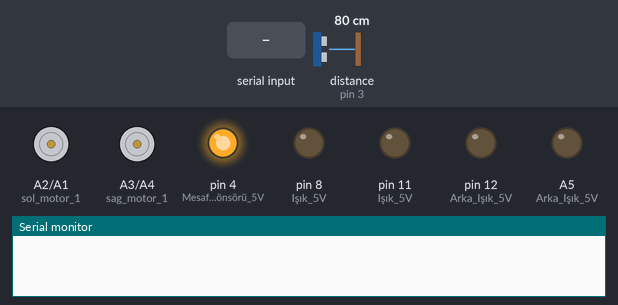
Simulated run of this sketch. Board: Arduino Uno, built with avr-gcc and run on an emulated ATmega328P. Parts: motor-driver pin pairs drawn as motors (green arrow = first pin HIGH = forward, orange = second pin HIGH = backward, longer = more drive, scaled by the enable pin), output pins drawn as LEDs (lit = HIGH), the last lines printed to the serial monitor. Inputs (shaded band) come from the test bench; at power-on: distance to the obstacle (sensor on pin 3) 80 cm. The echo pulse lasts 58.3 µs per cm; pins used as bus, display or sensor lines are not drawn.

Above: at 1.2 s.
1.3 s: "F" received over the second serial link
At 2.0 s:
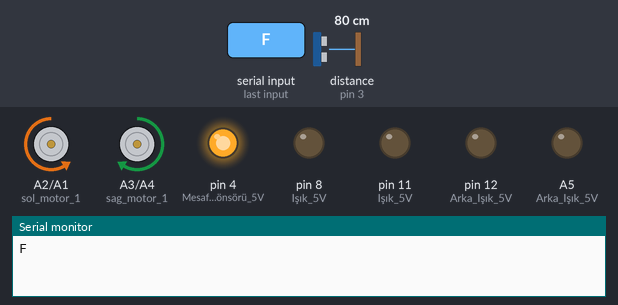
2.8 s: "B" received over the second serial link
At 3.1 s:
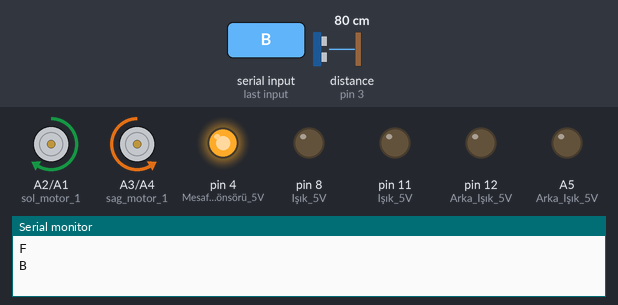
4.3 s: "L" received over the second serial link
At 5.3 s:
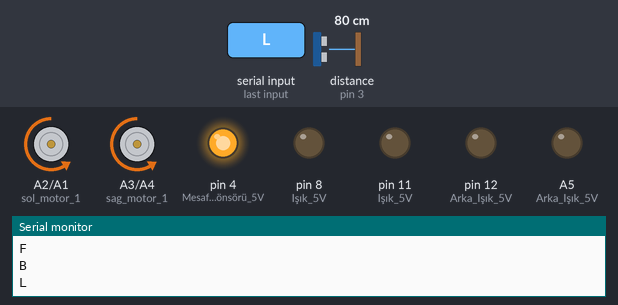
5.8 s: "R" received over the second serial link
At 6.4 s:
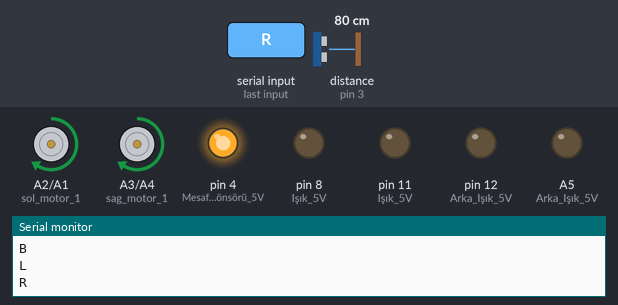
7.3 s: "1" received over the second serial link
At 7.6 s:
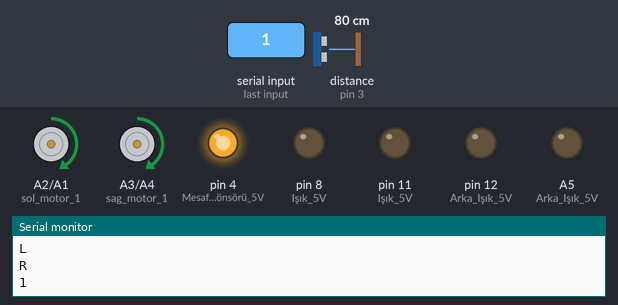
8.8 s: "6" received over the second serial link
At 9.9 s:
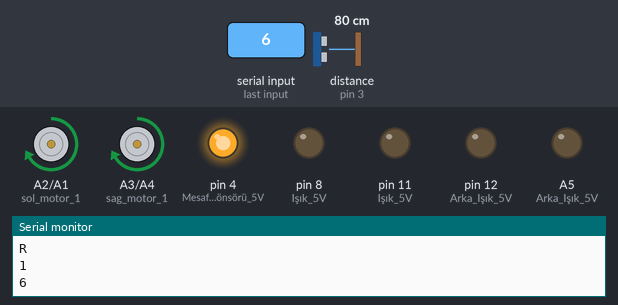
Timing chart, 0 to 11.3 s (numbered marks = the images above; inputs shaded):
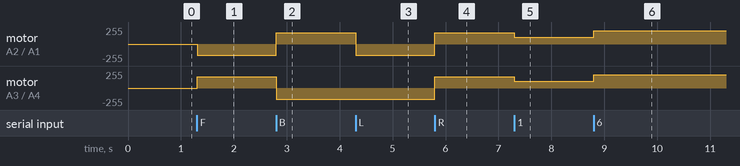

The sketch:

RoboEnes.ino
```cpp
#include <SoftwareSerial.h>
SoftwareSerial mySerial(9, 10); // RX, TX
char data;

#define sol_motor_1 A2
#define sol_motor_2 A1
#define sag_motor_1 A3
#define sag_motor_2 A4
#define trig 2
#define echo 3
#define sol_motor_en 6
#define sag_motor_en 5

void setup() {
pinMode(A1,OUTPUT);   //Sol Motor 2
pinMode(A2,OUTPUT);   //Sol Motor 1
pinMode(A3,OUTPUT);   //Sağ Motor 1
pinMode(A4,OUTPUT);   //Sağ Motor 2
pinMode(5,OUTPUT);   //Sağ Motor EN
pinMode(6,OUTPUT);   //Sol Motor EN
pinMode(2,OUTPUT);   //TrigPin
pinMode(3,INPUT);   //EchoPin
pinMode(4,OUTPUT);  //Mesafe sönsörü 5V
pinMode(11,OUTPUT);  //Işık 5V
pinMode(5,OUTPUT);  //Işık 5V
pinMode(8,OUTPUT);  //Işık 5V
pinMode(12, OUTPUT); //Arka Işık 5V
pinMode(A5, OUTPUT); //Arka Işık 5V
pinMode(1, OUTPUT); //Arka Işık GND
pinMode(13, OUTPUT); //Arka Işık GND

analogWrite(5,170);
analogWrite(6,170);
digitalWrite(4,HIGH);
digitalWrite(1,LOW);
digitalWrite(13,LOW);
digitalWrite(8,LOW);

Serial.begin(9600);
mySerial.begin(9600);
}

void ileri(){
  if(!engel()){
    digitalWrite(sol_motor_1, LOW);
    digitalWrite(sol_motor_2, HIGH);
    digitalWrite(sag_motor_1, HIGH);
    digitalWrite(sag_motor_2, LOW);
  }
  else{
    dur();
  }

}

void geri(){


  digitalWrite(sol_motor_1, HIGH);
  digitalWrite(sol_motor_2, LOW);
  digitalWrite(sag_motor_1, LOW);
  digitalWrite(sag_motor_2, HIGH);


}

void sol(){
  digitalWrite(sol_motor_1, HIGH);
  digitalWrite(sol_motor_2, LOW);
  digitalWrite(sag_motor_1, HIGH);
  digitalWrite(sag_motor_2, LOW);

}


void sag(){

    digitalWrite(sol_motor_1, LOW);
  digitalWrite(sol_motor_2, HIGH);
  digitalWrite(sag_motor_1, LOW);
  digitalWrite(sag_motor_2, HIGH);

}

bool engel(){
  long duration, distance;
  digitalWrite(trig, LOW);
  delayMicroseconds(2);
  digitalWrite(trig, HIGH);
  delayMicroseconds(10);
  digitalWrite(trig, LOW);
  duration = pulseIn(echo, HIGH);
  distance = (duration/2) / 29.1;

  if(distance < 15){
    return true;
  }
  else{
    return false;
  }
}

void dur(){

  digitalWrite(sol_motor_1, LOW);
  digitalWrite(sol_motor_2, LOW);
  digitalWrite(sag_motor_1, LOW);
  digitalWrite(sag_motor_2, LOW);

}

void loop() {

if(mySerial.available()){
  data = mySerial.read();
  Serial.println(data);
}

if(data == 'F'){
 ileri();
}

else if(data == 'B'){
  geri();
}

else if(data == 'L'){
  sag();
}

else if(data == 'R'){
   sol();
}
else if(data == '1'){
    analogWrite(5,100);
    analogWrite(6,100);
}
else if(data == '2'){
    analogWrite(5,125);
    analogWrite(6,125);
}
else if(data == '3'){
    analogWrite(5,150);
    analogWrite(6,150);
}
else if(data == '4'){
    analogWrite(5,175);
    analogWrite(6,175);
}
else if(data == '5'){
    analogWrite(5,185);
    analogWrite(6,185);
}
else if(data == '6'){
    analogWrite(5,200);
    analogWrite(6,200);
}
else if(data == '7'){
    analogWrite(5,215);
    analogWrite(6,215);
}
else if(data == '8'){
    analogWrite(5,230);
    analogWrite(6,230);
}
else if(data == '9'){
    analogWrite(5,255);
    analogWrite(6,255);
}
else if(data == 'W'){
    digitalWrite(11, HIGH);
    digitalWrite(7, HIGH);
}
else if(data == 'w'){
    digitalWrite(11, LOW);
    digitalWrite(7, LOW);
}

else if(data == 'U'){
    digitalWrite(12, HIGH);
    digitalWrite(A5, HIGH);
}
else if(data == 'u'){
    digitalWrite(12, LOW);
    digitalWrite(A5, LOW);
}
else if (data == 'X'){
    digitalWrite(12, HIGH);
    digitalWrite(A5, HIGH);
    digitalWrite(11, HIGH);
    digitalWrite(7, HIGH);
}
else if (data == 'x'){
  digitalWrite(12, LOW);
    digitalWrite(A5, LOW);
    digitalWrite(11, LOW);
    digitalWrite(7, LOW);
}
else if(data == 'S'){
  dur();
}

}
```

Measured:
- after the input at 1.3 s, motor on A2 (sol_motor_1) / A1 (sol_motor_2): stopped → backward 170/255 at once; motor on A3 (sag_motor_1) / A4 (sag_motor_2): stopped → forward 170/255 at once
- after the input at 2.8 s, motor on A2 (sol_motor_1) / A1 (sol_motor_2): backward 170/255 → forward 170/255 at once; motor on A3 (sag_motor_1) / A4 (sag_motor_2): forward 170/255 → backward 170/255 at once
- after the input at 4.3 s, motor on A2 (sol_motor_1) / A1 (sol_motor_2): forward 170/255 → backward 170/255 at once
- after the input at 5.8 s, motor on A2 (sol_motor_1) / A1 (sol_motor_2), motor on A3 (sag_motor_1) / A4 (sag_motor_2): backward 170/255 → forward 170/255 at once
- after the input at 7.3 s, motor on A2 (sol_motor_1) / A1 (sol_motor_2), motor on A3 (sag_motor_1) / A4 (sag_motor_2): forward 170/255 → forward 100/255 at once
- after the input at 8.8 s, motor on A2 (sol_motor_1) / A1 (sol_motor_2), motor on A3 (sag_motor_1) / A4 (sag_motor_2): forward 100/255 → forward 200/255 at once
